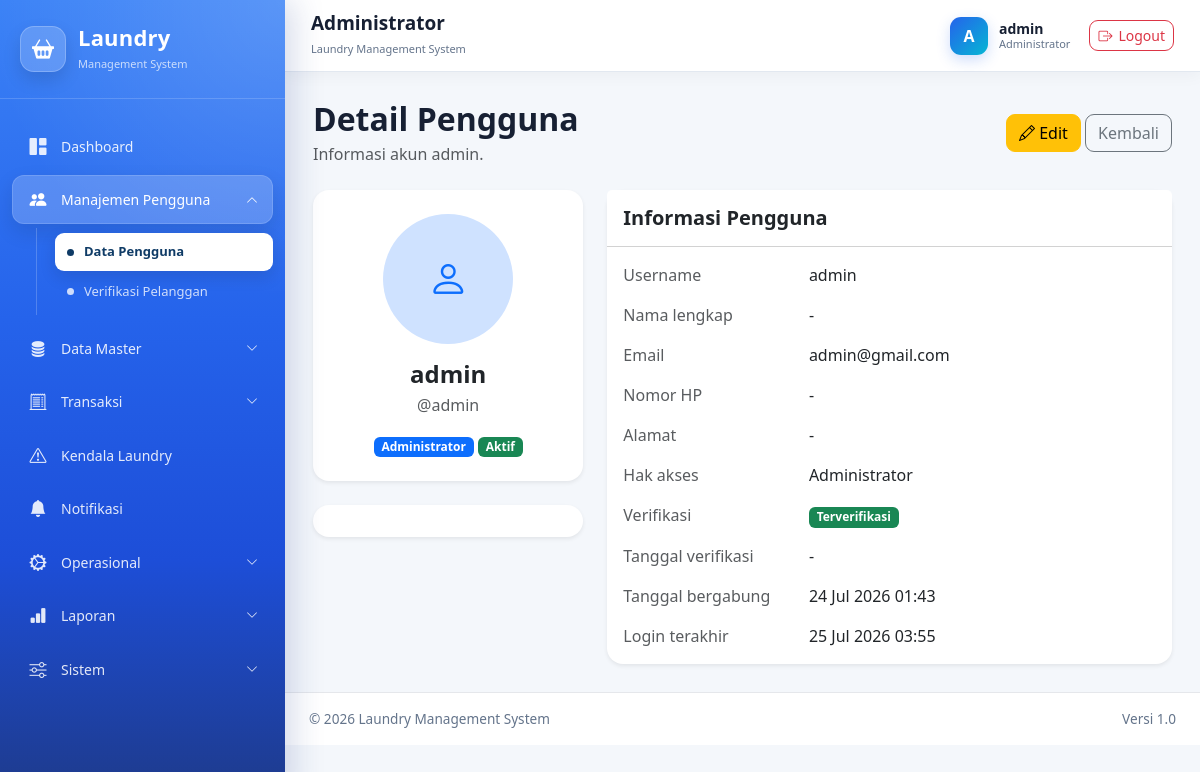
Before: /administrator/pengguna/1/ (signed in) with the older database file.
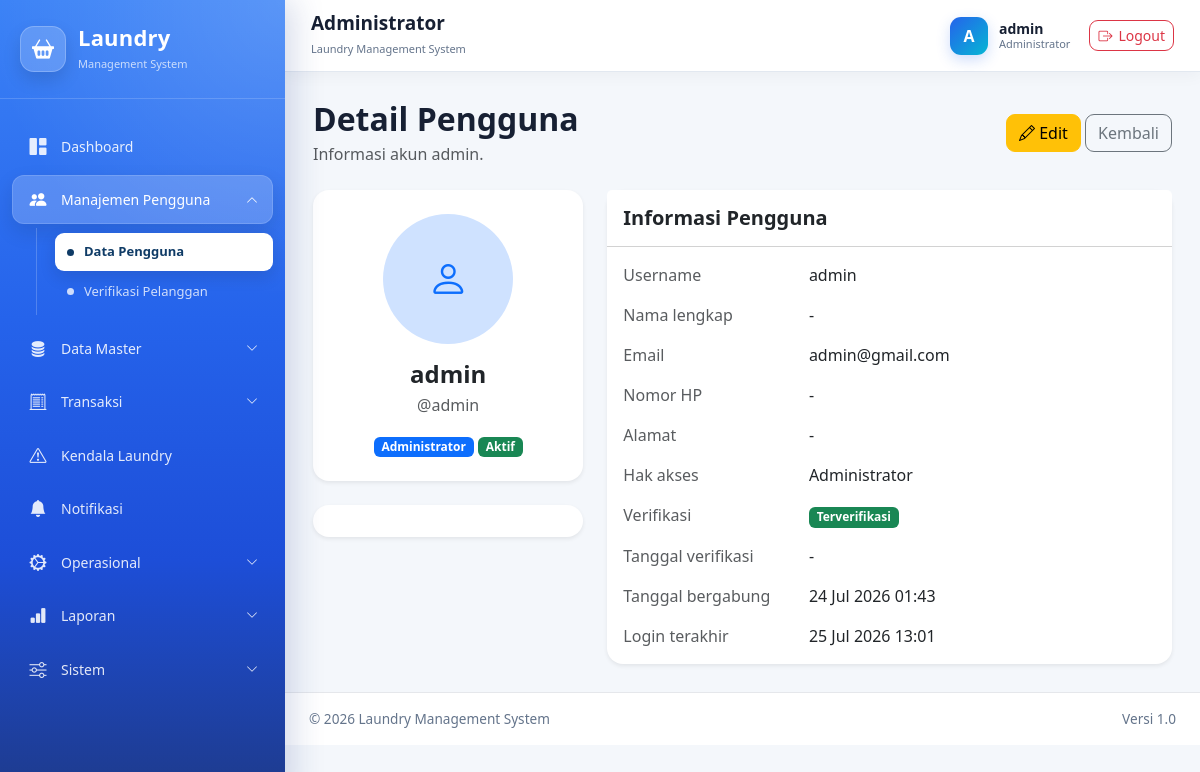
After: the same page with the newer database file.
### administrator/models.py (models this page shows, shortened)
class User(AbstractUser):
    class Role(models.TextChoices):
        ADMINISTRATOR = "administrator", "Administrator"
        KASIR = "kasir", "Kasir"
        PETUGAS_LAUNDRY = "petugaslaundry", "Petugas Laundry"
        PELANGGAN = "pelanggan", "Pelanggan"
    role = models.CharField(
        max_length=30,
        choices=Role.choices,
        default=Role.PELANGGAN,
        db_index=True,
        verbose_name="Hak akses",
    )
    nomor_hp = models.CharField(
        max_length=20,
        unique=True,
        verbose_name="Nomor HP",
    )
    alamat = models.TextField(
        blank=True,
        verbose_name="Alamat",
    )
    foto = models.ImageField(
        upload_to="pengguna/foto/",
        blank=True,
        null=True,
        verbose_name="Foto",
    )
    is_verified = models.BooleanField(
        default=False,
        db_index=True,
        verbose_name="Terverifikasi",
        help_text="Pelanggan harus diverifikasi administrator sebelum dapat login.",
    )
    verified_at = models.DateTimeField(
        blank=True,
        null=True,
        verbose_name="Waktu verifikasi",
    )
    verified_by = models.ForeignKey(
        "self",
        on_delete=models.SET_NULL,
        blank=True,
        null=True,
        related_name="pengguna_diverifikasi",
        verbose_name="Diverifikasi oleh",
    )
    email = models.EmailField(
        unique=True,
        verbose_name="Email",
    )
    class Meta:
        verbose_name = "Pengguna"
        verbose_name_plural = "Data Pengguna"
        ordering = ["username"]
    def verifikasi(self, administrator):
        """
        Memverifikasi akun pelanggan.
        """
        self.is_verified = True
        self.is_active = True
        self.verified_at = timezone.now()
        self.verified_by = administrator
        self.save(
            update_fields=[
                "is_verified",
                "is_active",
                "verified_at",
                "verified_by",
            ]
        )

### administrator/views_user.py (the view)
@administrator_required
def user_detail(request, pk):
    user_obj = get_object_or_404(
        User,
        pk=pk,
    )
    context = {
        "user_obj": user_obj,
    }
    return render(
        request,
        "administrator/users/user_detail.html",
        context,
    )

### templates/administrator/users/user_detail.html (shortened to what the changed rows need)
{% extends "base.html" %}
{% block content %}
<div class="d-flex flex-wrap justify-content-between align-items-center mb-4">
    <div>
        <h2 class="fw-bold mb-1">
            Detail Pengguna
        </h2>
        <p class="text-muted mb-0">
            Informasi akun {{ user_obj.username }}.
        </p>
    </div>
</div>
<div class="row g-4">
    <div class="col-lg-4">
        <div class="card border-0 shadow-sm text-center">
            <div class="card-body p-4">
                {% if user_obj.foto %}
                    <img
                        src="{{ user_obj.foto.url }}"
                        alt="{{ user_obj.username }}"
                        class="rounded-circle mb-3"
                        width="130"
                        height="130"
                        style="object-fit: cover;"
                    >
                {% else %}
                    <div
                        class="rounded-circle bg-primary-subtle text-primary d-flex align-items-center justify-content-center mx-auto mb-3"
                        style="width: 130px; height: 130px;"
                    >
                        <i class="bi bi-person fs-1"></i>
                    </div>
                {% endif %}
                <h4 class="fw-bold mb-1">
                    {{ user_obj.get_full_name|default:user_obj.username }}
                </h4>
                <p class="text-muted">
                    @{{ user_obj.username }}
                </p>
                <span class="badge bg-primary">
                    {{ user_obj.get_role_display }}
                </span>
                {% if user_obj.is_active %}
                    <span class="badge bg-success">
                        Aktif
                    </span>
                {% else %}
                    <span class="badge bg-secondary">
                        Nonaktif
                    </span>
                {% endif %}
            </div>
        </div>
    </div>
    <div class="col-lg-8">
        <div class="card border-0 shadow-sm">
            <div class="card-body">
                <div class="row mb-3">
                    <div class="col-sm-4 text-muted">
                        Username
                    </div>
                    <div class="col-sm-8">
                        {{ user_obj.username }}
                    </div>
                </div>
                <div class="row mb-3">
                    <div class="col-sm-4 text-muted">
                        Nama lengkap
                    </div>
                    <div class="col-sm-8">
                        {{ user_obj.get_full_name|default:"-" }}
                    </div>
                </div>
                <div class="row mb-3">
                    <div class="col-sm-4 text-muted">
                        Email
                    </div>
                    <div class="col-sm-8">
                        {{ user_obj.email|default:"-" }}
                    </div>
                </div>
                <div class="row mb-3">
                    <div class="col-sm-4 text-muted">
                        Nomor HP
                    </div>
                    <div class="col-sm-8">
                        {{ user_obj.nomor_hp|default:"-" }}
                    </div>
                </div>
                <div class="row mb-3">
                    <div class="col-sm-4 text-muted">
                        Alamat
                    </div>
                    <div class="col-sm-8">
                        {{ user_obj.alamat|default:"-"|linebreaksbr }}
                    </div>
                </div>
                <div class="row mb-3">
                    <div class="col-sm-4 text-muted">
                        Hak akses
                    </div>
                    <div class="col-sm-8">
                        {{ user_obj.get_role_display }}
                    </div>
                </div>
                <div class="row mb-3">
                    <div class="col-sm-4 text-muted">
                        Tanggal bergabung
                    </div>
                    <div class="col-sm-8">
                        {{ user_obj.date_joined|date:"d M Y H:i" }}
                    </div>
                </div>
                <div class="row">
                    <div class="col-sm-4 text-muted">
                        Login terakhir
                    </div>
                    <div class="col-sm-8">
                        {% if user_obj.last_login %}
                            {{ user_obj.last_login|date:"d M Y H:i" }}
                        {% else %}
                            Belum pernah login
                        {% endif %}
                    </div>
                </div>
            </div>
        </div>
    </div>
</div>
{% endblock %}

### templates/includes/navbar.html
<nav class="top-navbar">
    <div>
        <h5 class="navbar-title">
            {% if request.user.role == "administrator" %}
                Administrator
            {% elif request.user.role == "kasir" %}
                Kasir
            {% elif request.user.role == "petugas_laundry" %}
                Petugas Laundry
            {% elif request.user.role == "pelanggan" %}
                Pelanggan
            {% else %}
                Laundry Management System
            {% endif %}
        </h5>
        <small class="navbar-subtitle">
            Laundry Management System
        </small>
    </div>
    <div class="navbar-user">
        <div class="user-avatar">
            {{ request.user.username|first|upper }}
        </div>
        <div class="user-info">
            <span class="user-name">
                {{ request.user.get_full_name|default:request.user.username }}
            </span>
            <small>
                {% if request.user.is_authenticated %}
                    {{ request.user.get_role_display }}
                {% endif %}
            </small>
        </div>
        <a
            href="{% url 'logout' %}"
            class="btn btn-outline-danger btn-sm logout-button"
        >
            <i class="bi bi-box-arrow-right"></i>
            Logout
        </a>
    </div>
</nav>

Changed rows visible on the page:
changed User "admin": last_login "25 Jul 2026 03:55" → "25 Jul 2026 13:01"
